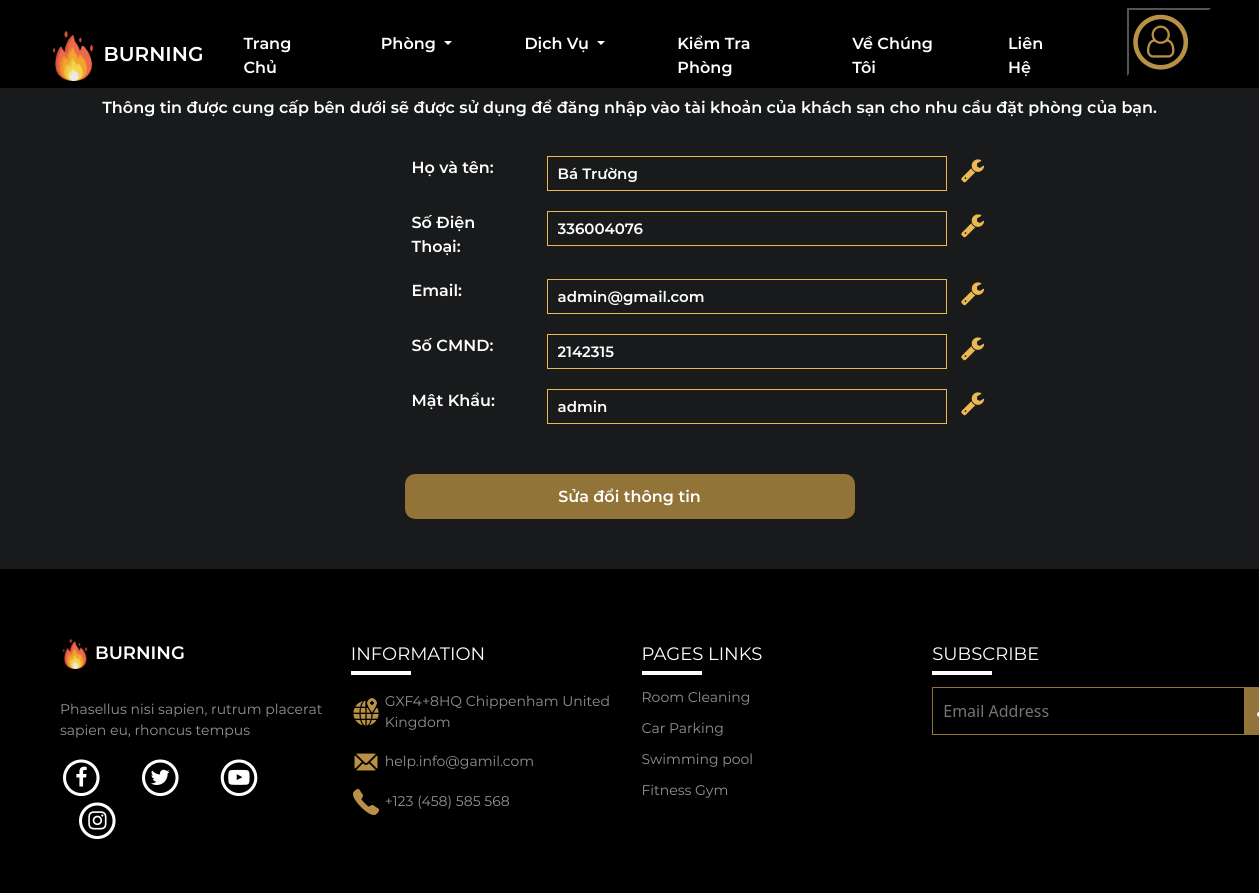
/logged/infor.php (signed in), run on an earlier commit of the app's database.
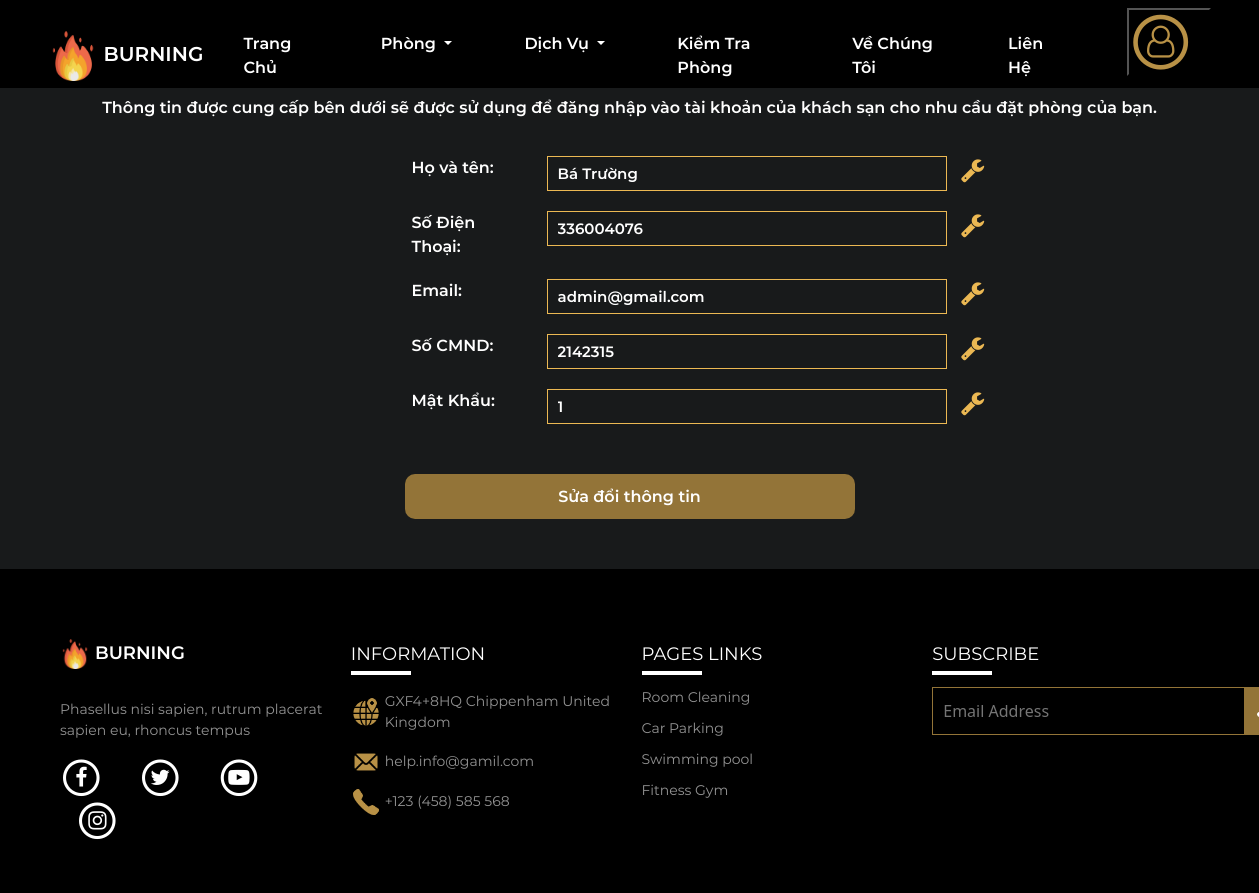
And on a later commit of the database.
### tables this page shows
CREATE TABLE `quanlytaikhoan` (
  `ID` int(100) NOT NULL,
  `HoTen` varchar(100) NOT NULL,
  `SDT` int(12) NOT NULL,
  `Email` varchar(50) NOT NULL,
  `CMND` int(12) NOT NULL,
  `PassWord` int(20) NOT NULL
);

### logged/infor.php (the view, shortened to what this page needs)
<!DOCTYPE html>
<html lang="en">
<head>
    <link rel="stylesheet" href="https://cdnjs.cloudflare.com/ajax/libs/font-awesome/4.7.0/css/font-awesome.min.css">
    <link rel="stylesheet" href="../common/bootstrap-5.2.2-dist/css/bootstrap.min.css?v=<?php echo time(); ?>">
    <link rel="stylesheet" href="../css/infor.css?v=<?php echo time(); ?>">
    <link rel="stylesheet" href="../css/style.css">
</head>
<body>
<?php
    include('header.php');
?>
<?php
    if(isset($_POST['btn'])){
        $con = mysqli_connect("localhost","root","admin","burninghotel");
               if(!$con){
                   die("Kết nối không thành công");
               }
               $sql = "SELECT * From quanlytaikhoan where SDT='".$_SESSION['sdt']."'";
               $result = mysqli_query($con, $sql);
               if(mysqli_num_rows($result) > 0){
                  while($row = mysqli_fetch_array($result)){
                      $ten=$row['HoTen'];
                      $sdt=$row['SDT'];
                      $email=$row['Email'];
                      $cmnd=$row['CMND'];
                      $pass=$row['PassWord'];
                  }
                }
        ?>
        <section id="infor">
        <div class="container">
            <h1 class="text-center">Thông Tin Cá Nhân</h1>
            <p class="text-center">Thông tin được cung cấp bên dưới sẽ được sử dụng để đăng nhập vào tài khoản của khách sạn cho nhu cầu đặt phòng của bạn.</p>
            <form action="" method="POST">
                <div class="row">
                <div class="col-5">
                    <label for="">Họ và tên: </label>
                </div>
                <div class="col-7">
                    <input type="text" name="ten" id="" value="<?php echo $ten;?>" >
                    <i class="fa fa-wrench" style="color: #EBB853; font-size: 25px; margin-left: 10px;"></i>
                </div>
                <div class="col-5">
                    <label for="">Số Điện Thoại: </label>
                </div>
                <div class="col-7">
                    <input type="text" name="sdt" id="" value="<?php echo $sdt;?>" >
                    <i class="fa fa-wrench" style="color: #EBB853; font-size: 25px; margin-left: 10px;"></i>
                </div>
                <div class="col-5">
                    <label for="">Email: </label>
                </div>
                <div class="col-7">
                    <input type="text" name="email" id="" value="<?php echo $email?>">
                    <i class="fa fa-wrench" style="color: #EBB853; font-size: 25px; margin-left: 10px;"></i>
                </div>
                <div class="col-5">
                    <label for="">Số CMND: </label>
                </div>
                <div class="col-7">
                    <input type="text" name="cmnd" id="" value="<?php echo $cmnd?>" >
                    <i class="fa fa-wrench" style="color: #EBB853; font-size: 25px; margin-left: 10px;"></i>
                </div>
                <div class="col-5">
                    <label for="">Mật Khẩu: </label>
                </div>
                <div class="col-7">
                    <input type="text" name="pass" id="" value="<?php echo $pass?>" >
                    <i class="fa fa-wrench" style="color: #EBB853; font-size: 25px; margin-left: 10px;"></i>
                </div>
            </div>
            <div class="confirm d-flex">
                <button type="submit" name="submit1"> Xác Nhận Thông Tin </button>
            </div>
            </form>
            </div>
   </section>
        <?php
        }
      else{
                $con = mysqli_connect("localhost","root","admin","burninghotel");
                $sql = "SELECT * From quanlytaikhoan where SDT='".$_SESSION['sdt']."'";
                $result = mysqli_query($con, $sql);
                if(mysqli_num_rows($result) > 0){
                    while($row = mysqli_fetch_array($result)){
                        $ten=$row['HoTen'];
                        $sdt=$row['SDT'];
                        $email=$row['Email'];
                        $cmnd=$row['CMND'];
                        $pass=$row['PassWord'];
                    }
               }
              ?>
    <section id="infor">
        <div class="container">
            <h1 class="text-center">Thông Tin Cá Nhân</h1>
            <p class="text-center">Thông tin được cung cấp bên dưới sẽ được sử dụng để đăng nhập vào tài khoản của khách sạn cho nhu cầu đặt phòng của bạn.</p>
            <form action="" method="POST">
                <div class="row">
                <div class="col-5">
                    <label for="">Họ và tên: </label>
                </div>
                <div class="col-7">
                    <input type="text" name="ten" id="" value="<?php echo $ten;?>" disabled>
                    <i class="fa fa-wrench" style="color: #EBB853; font-size: 25px; margin-left: 10px;"></i>
                </div>
                <div class="col-5">
                    <label for="">Số Điện Thoại: </label>
                </div>
                <div class="col-7">
                    <input type="text" name="sdt" id="" value="<?php echo $sdt;?>" disabled>
                    <i class="fa fa-wrench" style="color: #EBB853; font-size: 25px; margin-left: 10px;"></i>
                </div>
                <div class="col-5">
                    <label for="">Email: </label>
                </div>
                <div class="col-7">
                    <input type="text" name="email" id="" value="<?php echo $email?>" disabled>
                    <i class="fa fa-wrench" style="color: #EBB853; font-size: 25px; margin-left: 10px;"></i>
                </div>
                <div class="col-5">
                    <label for="">Số CMND: </label>
                </div>
                <div class="col-7">
                    <input type="text" name="cmnd" id="" value="<?php echo $cmnd?>" disabled>
                    <i class="fa fa-wrench" style="color: #EBB853; font-size: 25px; margin-left: 10px;"></i>
                </div>
                <div class="col-5">
                    <label for="">Mật Khẩu: </label>
                </div>
                <div class="col-7">
                    <input type="text" name="pass" id="" value="<?php echo $pass?>" disabled>
                    <i class="fa fa-wrench" style="color: #EBB853; font-size: 25px; margin-left: 10px;"></i>
                </div>
            </div>
            <div class="confirm d-flex">
                <button type="submit" name="btn"> Sửa đổi thông tin  </button>
            </div>
            </form>
        </div>
    </section>
    <?php
    }
      include('footer.php');
    ?>
</body>
</html>

### logged/header.php (shortened to what this page needs)
<!DOCTYPE html>
<html lang="en">
<head>
    <link rel="stylesheet" href="../css/style.css">
    <link rel="stylesheet" href="https://cdnjs.cloudflare.com/ajax/libs/font-awesome/4.7.0/css/font-awesome.min.css">
    <link rel="stylesheet" href="../common/bootstrap-5.2.2-dist/css/bootstrap.min.css">
</head>
<body>
    <header id="menu">
        <div class="menu-nav">
            <nav class="navbar navbar-expand-lg">
                <div class="container-fluid px-5">
                    <a class="navbar-brand" href="./index1.php"><img src="../img/logoBurning.png" alt="BurningLogo" class="logo">
                        BURNING</a>
                    <div class="sub-nav collapse navbar-collapse flex-row-reverse" id="navbarSupportedContent">
                        <ul class="navbar-nav mb-2 mb-lg-0">
                            <li class="nav-item p-3 me-4">
                                <a class="a nav-link active" aria-current="page" href="./index1.php">Trang Chủ</a>
                            </li>
                            <li class="nav-item dropdown p-3 me-4">
                              <a class="nav-link dropdown-toggle" href="./allroom.php" role="button" data-bs-toggle="dropdown" aria-expanded="false">
                                Phòng
                              </a>
                            </li>
                            <li class="nav-item dropdown p-3 me-4">
                              <a class="nav-link dropdown-toggle" href="./service.php" role="button" data-bs-toggle="dropdown" aria-expanded="false">
                                Dịch Vụ
                              </a>
                            </li>
                            <li class="nav-item p-3 me-4">
                                <a class="nav-link" href="./roomcheck.php">Kiểm Tra Phòng</a>
                            </li>
                            <li class="nav-item p-3 me-4">
                              <a class="nav-link" href="./page.php">Về Chúng Tôi</a>
                          </li>
                            <li class="nav-item p-3 me-4">
                                <a class="nav-link" href="./contact.php">Liên Hệ</a>
                            </li>
                            <li class="nav-item ms-4">
                                <div class="dropdown">
                                    <button class="btn-secondary dropdown-toggle" type="button" data-bs-toggle="dropdown" aria-expanded="false">
                                        <span class="fa-stack fa-2x">
                                            <i class="fa fa-circle-thin fa-stack-2x" style="color: #B89146;"></i>
                                            <i class="fa fa-user-o fa-stack-1x" style="color: #B89146;"></i>
                                        </span>
                                    </button>
                                </div>
                            </li>
                        </ul>
                    </div>
                </div>
            </nav>
        </div>
      </header>
</body>
</html>

### logged/footer.php (shortened to what this page needs)
<!DOCTYPE html>
<html lang="en">
<head>
    <link rel="stylesheet" href="../css/style.css?v=<?php echo time(); ?>" type='text/css'>
    <link rel="stylesheet" href="https://cdnjs.cloudflare.com/ajax/libs/font-awesome/4.7.0/css/font-awesome.min.css">
    <link rel="stylesheet" href="../common/bootstrap-5.2.2-dist/css/bootstrap.min.css">
</head>
<body>
    <section id="footer">
        <div class="container-fluid">
          <div class="row">
            <div class="col-3">
                <a class="navbar-brand" href="#"><img src="../img/logoBurning.png" alt="BurningLogo" class="logo"> BURNING</a>
                <p>Phasellus nisi sapien, rutrum placerat sapien eu, rhoncus tempus</p>
                <div class="contact">
                    <span class="fa-stack fa-lg me-3 ">
                        <i class="fa fa-circle-thin fa-stack-2x"></i>
                        <i class="fa fa-facebook-f fa-stack-1x"></i>
                    </span>
                    <span class="fa-stack fa-lg mx-3">
                        <i class="fa fa-circle-thin fa-stack-2x"></i>
                        <i class="fa fa-twitter fa-stack-1x"></i>
                    </span>
                    <span class="fa-stack fa-lg mx-3">
                        <i class="fa fa-circle-thin fa-stack-2x"></i>
                        <i class=" fa fa-youtube-play fa-stack-1x"></i>
                    </span>
                    <span class="fa-stack fa-lg ms-3">
                        <i class="fa fa-circle-thin fa-stack-2x"></i>
                        <i class="fa fa-instagram fa-stack-1x"></i>
                    </span>
                </div>
            </div>
            <div class="col-3">
              <h5>INFORMATION</h5>
              <ul>
                <li>
                    <div class="img">
                        <img src="../img/trangchu1/icon-location.png" alt="" class="logo">
                    </div>
                     <p class="my-0 p-1">GXF4+8HQ Chippenham United Kingdom</p>
                </li>
                <li>
                    <div class="img">
                        <img src="../img/trangchu1/icon-mail.png" alt="" class="logo">
                    </div>
                     <p class="my-0 p-1">help.info@gamil.com</p>
                </li>
                <li>
                    <div class="img">
                        <img src="../img/trangchu1/icon-phone.png" alt="" class="logo">
                    </div>
                     <p class="my-0 p-1">+123 (458) 585 568</p>
                </li>
              </ul>
            </div>
            <div class="col-3">
              <h5>PAGES LINKS</h5>
              <ul>
                <li><a href="#">Room Cleaning</a></li>
                <li><a href="#">Car Parking</a></li>
                <li><a href="#">Swimming pool</a></li>
                <li><a href="./fitness.html">Fitness Gym</a></li>
              </ul>
            </div>
            <div class="col-3">
                <h5>SUBSCRIBE</h5>
                <div class="Send">
                    <input type="email" name="" id="" placeholder="Email Address"> <button><img src="../img/trangchu1/icon-send.png" alt="" class="logo"></button>
                </div>
              </div>
          </div>
        </div>
      </section>
</body>
</html>

### css/infor.css (style rules this page uses)
#infor { background-color: #181A1B; color: white; font-family: Montserrat-SemiBold; margin-top: 40px; }
#infor label { padding-left: 340px; margin-top: 20px; }
#infor input { border: 1px solid #EBB853; background-color: transparent; width: 400px; height: 35px; margin-top: 20px; color: white; padding: 10px; font-size: 15px; }
#infor button { background-color: #937438; border: none; width: 450px; height: 45px; border-radius: 10px; color: white; margin: 50px auto; }

### css/style.css (style rules this page uses)
html, body { margin: 0; padding: 0; }
* { box-sizing: border-box; margin: 0; padding: 0; outline: none; }
#menu { position: fixed; z-index: 2; top: 0; left: 0; right: 0; }
a { text-decoration: none; }
li { list-style-type: none; }
#menu { background-color: black; height: 88px; }
#menu .logo { height: 50px; width: 50px; }
#menu .navbar-brand { color: white; font-family: Montserrat-SemiBold; font-size: 20px; }
#menu .sub-nav li a { font-family: Montserrat-SemiBold; font-size: 16px; color: white; }
.menu-nav { margin: 0 auto; }
#menu .dropdown button { background-color: black; }
#footer { background-color: black; color: #fff; padding: 70px 48px 50px; }
#footer .logo { height: 30px; width: 30px; }
#footer .contact { justify-content: space-between; }
#footer .navbar-brand { color: white; font-family: Montserrat-SemiBold; font-size: 18px; }
#footer p { margin-top: 30px; width: 275px; font-family: Montserrat-Regular; font-size: 14px; color: #939393; }
#footer h5 { position: relative; font-size: 18px; font-family: Montserrat-Regular; padding: 5px 0px; margin-bottom: 16px; }
#footer h5::before { position: absolute; content: ''; top: 100%; left: 0; width: 60px; height: 1px; border: 2px solid #fff; }
#footer ul { color: #fff; padding: 0; }
#footer li { padding-bottom: 10px; width: 275px; display: flex; }
#footer li .img { display: flex; align-items: center; }
#footer li a { color: #939393; font-size: 14px; font-family: Montserrat-Regular; text-decoration: none; }
#footer .Send { display: flex; }
#footer .Send input { border: 1px solid #937438; background-color: black; padding: 10px 70px 10px 10px; color: #fff; }
#footer .Send button { padding: 9px; background-color: #937438; border: none; }

What changed in the data, as far as the page shows it:
changed quanlytaikhoan "Bá Trường": pass "admin" → "1"
